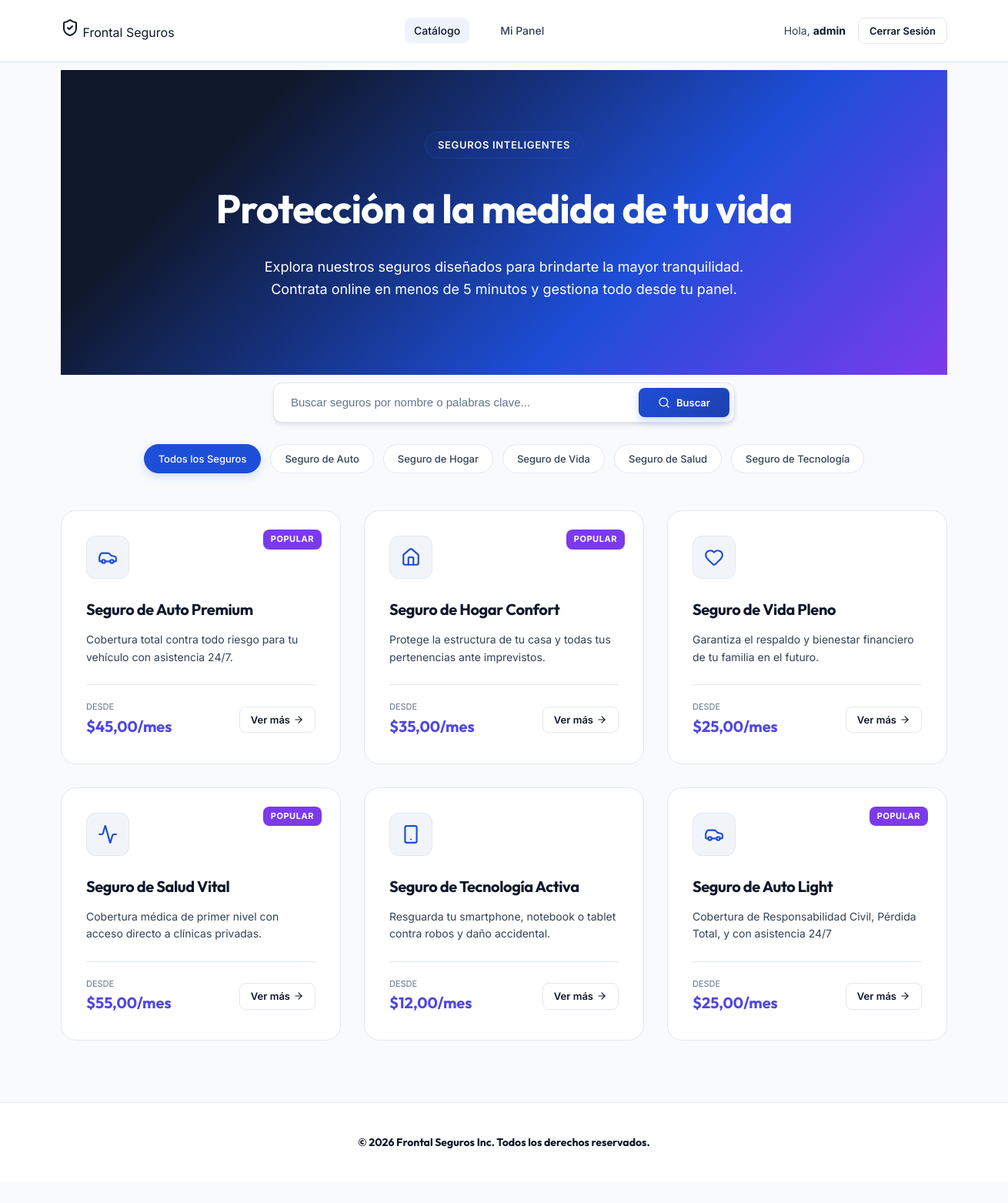
The app's page / (signed in) with its own data.
### seguros/models.py (models this page shows, shortened)
class Seguro(models.Model):
    CATEGORIAS = [
        ('AUTO', 'Seguro de Auto'),
        ('HOGAR', 'Seguro de Hogar'),
        ('VIDA', 'Seguro de Vida'),
        ('SALUD', 'Seguro de Salud'),
        ('TECNOLOGIA', 'Seguro de Tecnología'),
    ]
    titulo = models.CharField(max_length=100, verbose_name="Título")
    descripcion_corta = models.CharField(max_length=255, verbose_name="Descripción Corta")
    descripcion_detallada = models.TextField(verbose_name="Descripción Detallada")
    precio_mensual = models.DecimalField(max_digits=10, decimal_places=2, verbose_name="Precio Mensual")
    cobertura_maxima = models.DecimalField(max_digits=12, decimal_places=2, verbose_name="Cobertura Máxima")
    categoria = models.CharField(max_length=20, choices=CATEGORIAS, default='AUTO', verbose_name="Categoría")
    imagen_url = models.URLField(max_length=500, blank=True, null=True, verbose_name="URL de Imagen")
    icon_class = models.CharField(max_length=50, default='shield', verbose_name="Icono (Lucide/FontAwesome)")
    destacado = models.BooleanField(default=False, verbose_name="Destacado")
    class Meta:
        verbose_name = "Seguro"
        verbose_name_plural = "Seguros"

### seguros/views.py (the view)
# urls.py: path('', views.home, name='home'),
def home(request):
    query = request.GET.get('q', '')
    categoria_filter = request.GET.get('categoria', '')
    seguros = Seguro.objects.all()
    if query:
        seguros = seguros.filter(
            Q(titulo__icontains=query) |
            Q(descripcion_corta__icontains=query) |
            Q(descripcion_detallada__icontains=query)
        )
    if categoria_filter:
        seguros = seguros.filter(categoria=categoria_filter)
    categorias = Seguro.CATEGORIAS
    destacados = Seguro.objects.filter(destacado=True)[:3]
    if not destacados.exists():
        destacados = seguros[:3]
    context = {
        'seguros': seguros,
        'categorias': categorias,
        'destacados': destacados,
        'query': query,
        'categoria_seleccionada': categoria_filter,
    }
    return render(request, 'seguros/home.html', context)

### seguros/templates/seguros/home.html (shortened to what this page needs)
{% extends 'seguros/base.html' %}
{% block content %}
<div class="container">
    <section class="hero">
        <span class="hero-tag">Seguros Inteligentes</span>
        <h1 class="hero-title">Protección a la medida de tu vida</h1>
        <p class="hero-desc">Explora nuestros seguros diseñados para brindarte la mayor tranquilidad. Contrata online en menos de 5 minutos y gestiona todo desde tu panel.</p>
    </section>
    <section class="search-filter-section">
        <form method="GET" action="{% url 'home' %}" class="search-bar-wrapper">
            <input type="text" name="q" value="{{ query }}" placeholder="Buscar seguros por nombre o palabras clave..." class="search-input">
            <button type="submit" class="btn btn-primary btn-sm" style="padding: 10px 24px;">
                <i data-lucide="search" style="width: 16px; height: 16px;"></i>
                <span>Buscar</span>
            </button>
        </form>
        <div class="categories-pills">
            <a href="{% url 'home' %}{% if query %}?q={{ query }}{% endif %}" class="category-pill {% if not categoria_seleccionada %}active{% endif %}">
                Todos los Seguros
            </a>
            {% for cat_code, cat_name in categorias %}
                <a href="{% url 'home' %}?categoria={{ cat_code }}{% if query %}&q={{ query }}{% endif %}" class="category-pill {% if categoria_seleccionada == cat_code %}active{% endif %}">
                    {{ cat_name }}
                </a>
            {% endfor %}
        </div>
    </section>
    <section class="insurances-grid">
        {% for seguro in seguros %}
            <div class="insurance-card">
                {% if seguro.destacado %}
                    <span class="card-badge">Popular</span>
                {% endif %}
                <div class="card-icon">
                    <i data-lucide="{{ seguro.icon_class|default:'shield' }}"></i>
                </div>
                <h3 class="card-title">{{ seguro.titulo }}</h3>
                <p class="card-desc">{{ seguro.descripcion_corta }}</p>
                <div class="card-meta">
                    <div class="card-price">
                        <span class="price-label">Desde</span>
                        <span class="price-value">${{ seguro.precio_mensual }}/mes</span>
                    </div>
                    <a href="{% url 'detalle' seguro.id %}" class="btn btn-secondary btn-sm" style="gap: 4px;">
                        <span>Ver más</span>
                        <i data-lucide="arrow-right" style="width: 14px; height: 14px;"></i>
                    </a>
                </div>
            </div>
        {% endfor %}
    </section>
</div>
{% endblock %}

### seguros/templates/seguros/base.html (shortened to what this page needs)
{% load static %}
<!DOCTYPE html>
<html lang="es">
<head>
    <link rel="stylesheet" href="{% static 'seguros/css/style.css' %}">
</head>
<body>
    <div class="ambient-glow"></div>
    <div class="ambient-glow-2"></div>
    <div class="main-wrapper">
        <header>
            <div class="container navbar">
                <a href="{% url 'home' %}" >
                    <i data-lucide="shield-check"></i>
                    <span>Frontal Seguros</span>
                </a>
                <ul class="nav-links">
                    <li><a href="{% url 'home' %}" class="nav-link {% if request.resolver_match.url_name == 'home' %}active{% endif %}">Catálogo</a></li>
                    {% if user.is_authenticated %}
                        <li><a href="{% url 'dashboard' %}" class="nav-link {% if request.resolver_match.url_name == 'dashboard' %}active{% endif %}">Mi Panel</a></li>
                    {% endif %}
                </ul>
                <div class="nav-auth">
                    {% if user.is_authenticated %}
                        <span style="font-size: 14px; color: var(--text-secondary);">
                            Hola, <strong style="color: var(--text-primary);">{{ user.first_name|default:user.username }}</strong>
                        </span>
                        <a href="{% url 'logout' %}" class="btn btn-secondary btn-sm">Cerrar Sesión</a>
                    {% else %}
                        <a href="{% url 'login' %}" class="nav-link">Iniciar Sesión</a>
                        <a href="{% url 'registro' %}" class="btn btn-primary btn-sm">Registrarse</a>
                    {% endif %}
                </div>
            </div>
        </header>
        <main style="flex: 1;">
            {% block content %}{% endblock %}
        </main>
        <footer>
            <div class="container footer-content">
                <div class="footer-brand">
                    <span>&copy; 2026 Frontal Seguros Inc. Todos los derechos reservados.</span>
                </div>
            </div>
        </footer>
    </div>
</body>
</html>

### records on screen
Seguro: destacado "POPULAR", titulo "Seguro de Auto Premium", descripcion_corta "Cobertura total contra todo riesgo para tu vehículo con asistencia 24/7.", precio_mensual "45,00"
Seguro: destacado "POPULAR", titulo "Seguro de Hogar Confort", descripcion_corta "Protege la estructura de tu casa y todas tus pertenencias ante imprevistos.", precio_mensual "35,00"
Seguro: titulo "Seguro de Vida Pleno", descripcion_corta "Garantiza el respaldo y bienestar financiero de tu familia en el futuro.", precio_mensual "25,00"
Seguro: destacado "POPULAR", titulo "Seguro de Salud Vital", descripcion_corta "Cobertura médica de primer nivel con acceso directo a clínicas privadas.", precio_mensual "55,00"
Seguro: titulo "Seguro de Tecnología Activa", descripcion_corta "Resguarda tu smartphone, notebook o tablet contra robos y daño accidental.", precio_mensual "12,00"
Seguro: destacado "POPULAR", titulo "Seguro de Auto Light", descripcion_corta "Cobertura de Responsabilidad Civil, Pérdida Total, y con asistencia 24/7", precio_mensual "25,00"

### other values on screen
{{ user.first_name|default:user.username }} "admin"
{{ cat_name }} "Seguro de Auto" "Seguro de Hogar" "Seguro de Vida" "Seguro de Salud" "Seguro de Tecnología"
